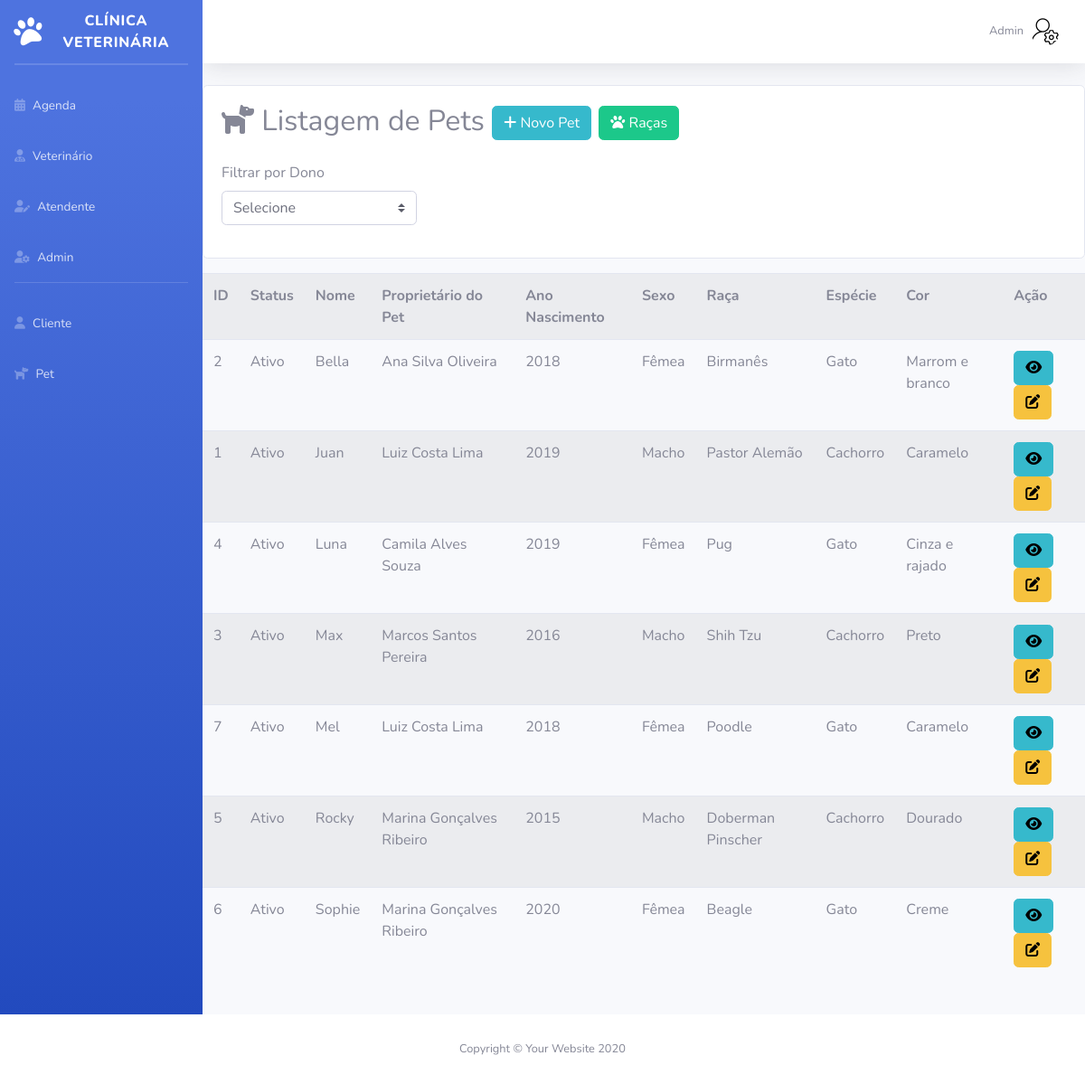
/Sistema/Admin/listagemPet.php (signed in), run on an earlier commit of the app's database.
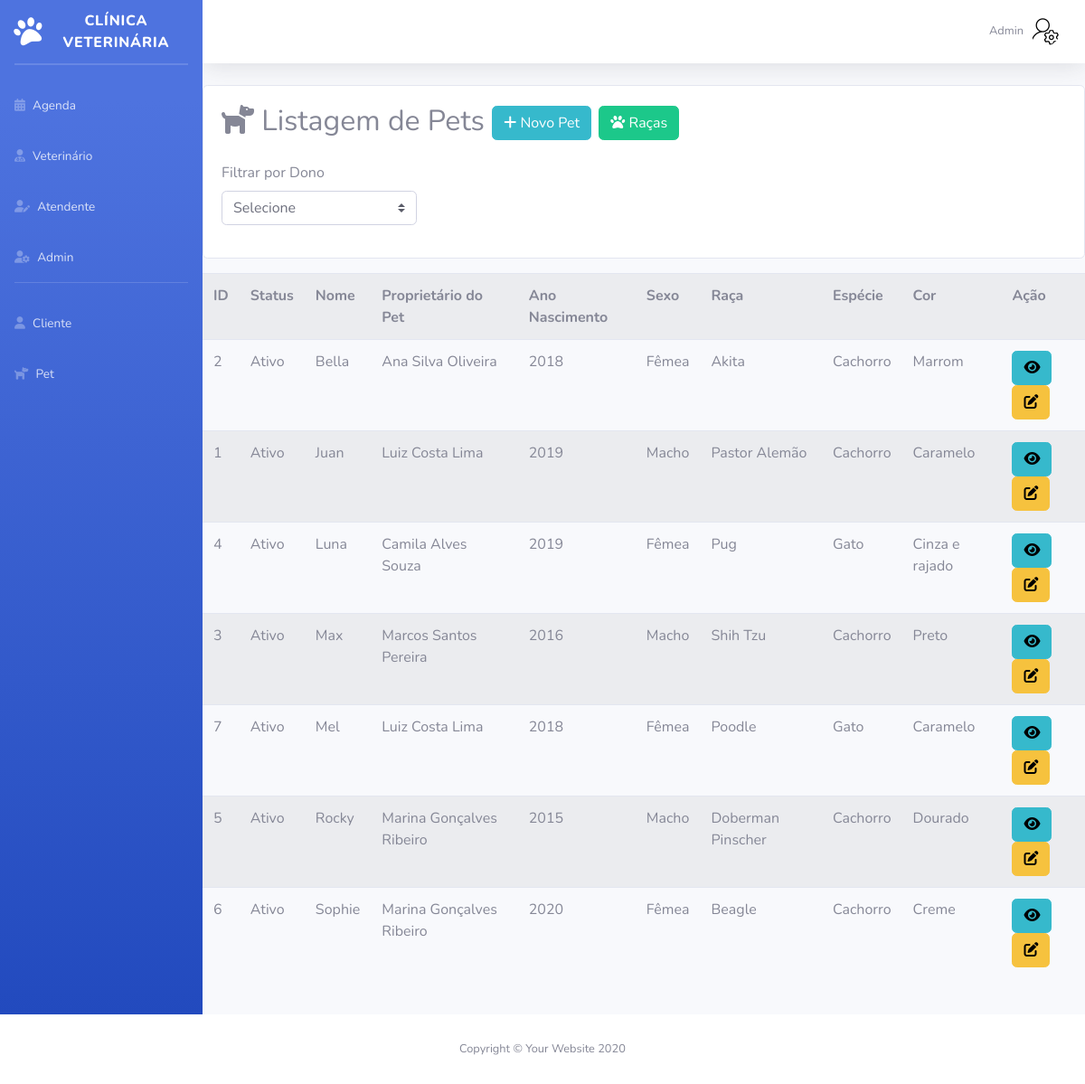
And on a later commit of the database.
### tables this page shows
CREATE TABLE `pet` (
  `id` int(11) NOT NULL,
  `statusPet` varchar(10) NOT NULL,
  `nome` varchar(100) NOT NULL,
  `especie` varchar(50) NOT NULL,
  `anoNascimento` int(11) NOT NULL,
  `sexo` varchar(15) NOT NULL,
  `cor` varchar(50) NOT NULL,
  `obs` varchar(300) DEFAULT NULL,
  `cliente_id` int(11) NOT NULL,
  `raca_id` int(11) DEFAULT NULL
);

CREATE TABLE `raca` (
  `id` int(11) NOT NULL,
  `statusRaca` varchar(15) NOT NULL,
  `nome` varchar(100) NOT NULL,
  `especie` varchar(15) DEFAULT NULL
);

CREATE TABLE `cliente` (
  `id` int(11) NOT NULL,
  `statusCliente` varchar(15) NOT NULL,
  `nome` varchar(200) NOT NULL,
  `telefone` varchar(20) NOT NULL,
  `endereco` varchar(200) NOT NULL,
  `bairro` varchar(50) NOT NULL,
  `cep` varchar(15) NOT NULL,
  `numero` int(6) NOT NULL,
  `cidade` varchar(100) NOT NULL,
  `UF` varchar(2) NOT NULL,
  `sexo` varchar(1) NOT NULL,
  `dataNascimento` varchar(50) NOT NULL,
  `CPF` varchar(14) NOT NULL,
  `email` varchar(200) NOT NULL,
  `dataCadastro` date NOT NULL DEFAULT current_timestamp()
);

### Sistema/Admin/listagemPet.php (the view, shortened to what this page needs)
<?php
require_once("conexao.php");
?>
<!DOCTYPE html>
<html lang="pt-br">
<head>
    <link href="vendor/fontawesome-free/css/all.min.css" rel="stylesheet" type="text/css">
    <link href="css/sb-admin-2.min.css" rel="stylesheet">
</head>
<body id="page-top">
    <div id="wrapper">
        <?php require_once("sidebarAdmin.php"); ?>
        <div id="content-wrapper" class="d-flex flex-column">
            <div id="content">
                <?php require_once("topbarAdmin.php"); ?>
                <div class="card mt-3 mb-3">
                    <div class="card-body">
                        <h2><i class="fa-solid fa-dog"></i> Listagem de Pets <a href="cadastroPet.php" class="btn btn-info btn-sn"><i class="fa-solid fa-plus" style="color: #ffffff;"></i> Novo Pet</a>
                            <a href="listagemRaca.php" class="btn btn-success btn-sn"><i class="fa-solid fa-paw"></i> Raças</a>
                        </h2>
                        <form method="post">
                            <div class="row mb-3 mt-4">
                                <div class="col-3">
                                <label class="form-label">Filtrar por Dono</label>
                                    <select name="cliente_id" class="custom-select" aria-label="Large select example" onchange="this.form.submit()">
                                        <option value="">Selecione</option>
                                    </select>
                                </div>
                            </div>
                        </form>
                        <?php
                        $sql = "SELECT p.id, p.statusPet, p.nome, p.especie, p.anoNascimento, p.sexo, p.cor, c.nome as clienteNome, r.nome as racaNome
                        FROM pet p
                        INNER JOIN cliente c ON p.cliente_id = c.id
                        INNER JOIN raca r ON p.raca_id = r.id";
                        $sql .= " ORDER BY nome";
                        $resultado = mysqli_query($conexao, $sql);
                        ?>
                    </div>
                </div>
                <?php
                if ($resultado->num_rows > 0) {
                ?>
                    <table class="table table-striped table-hover" id="listaAgenda">
                        <tr>
                            <th scope="col">ID</th>
                            <th>Status</th>
                            <th>Nome</th>
                            <th>Proprietário do Pet</th>
                            <th>Ano Nascimento</th>
                            <th>Sexo</th>
                            <th>Raça</th>
                            <th>Espécie</th>
                            <th>Cor</th>
                            <th>Ação</th>
                        </tr>
                        <?php
                        while ($row = $resultado->fetch_assoc()) {
                            $clienteNome = isset($row["clienteNome"]) ? $row["clienteNome"] : "";
                            $racaNome = isset($row["racaNome"]) ? $row["racaNome"] : "";
                            echo "<tr><td>" . $row["id"] . "</td><td>" . $row["statusPet"] . "</td><td>" . $row["nome"] . "</td><td>" . $clienteNome . "</td><td>" . $row["anoNascimento"] . "</td><td>" . $row["sexo"] . "</td><td>" . $racaNome . "</td><td>" . $row["especie"] . "</td><td>" . $row["cor"] . "</td>";
                        ?>
                            <td>
                                <a href="olharPet.php?id=<?= $row['id'] ?>" class="btn btn-info"><i class="fa-solid fa-eye" style="color: #000000;"></i></a>
                                <a href="editarPet.php?id=<?= $row['id'] ?>" class="btn btn-warning"><i class="fa-solid fa-pen-to-square" style="color: #000000;"></i></a>
                            </td>
                            </tr>
                        <?php
                        }
                        ?>
                    </table>
                    <br>
                <?php
                } else {
                    echo "Nenhum resultado encontrado.";
                }
                ?>
            </div>
            <?php require_once("footer.php"); ?>
</body>
</html>

What changed in the data, as far as the page shows it:
changed pet "Bella": raca.nome "Birmanês" → "Akita"; especie "Gato" → "Cachorro"; cor "Marrom e branco" → "Marrom"
changed pet "Sophie": especie "Gato" → "Cachorro"
